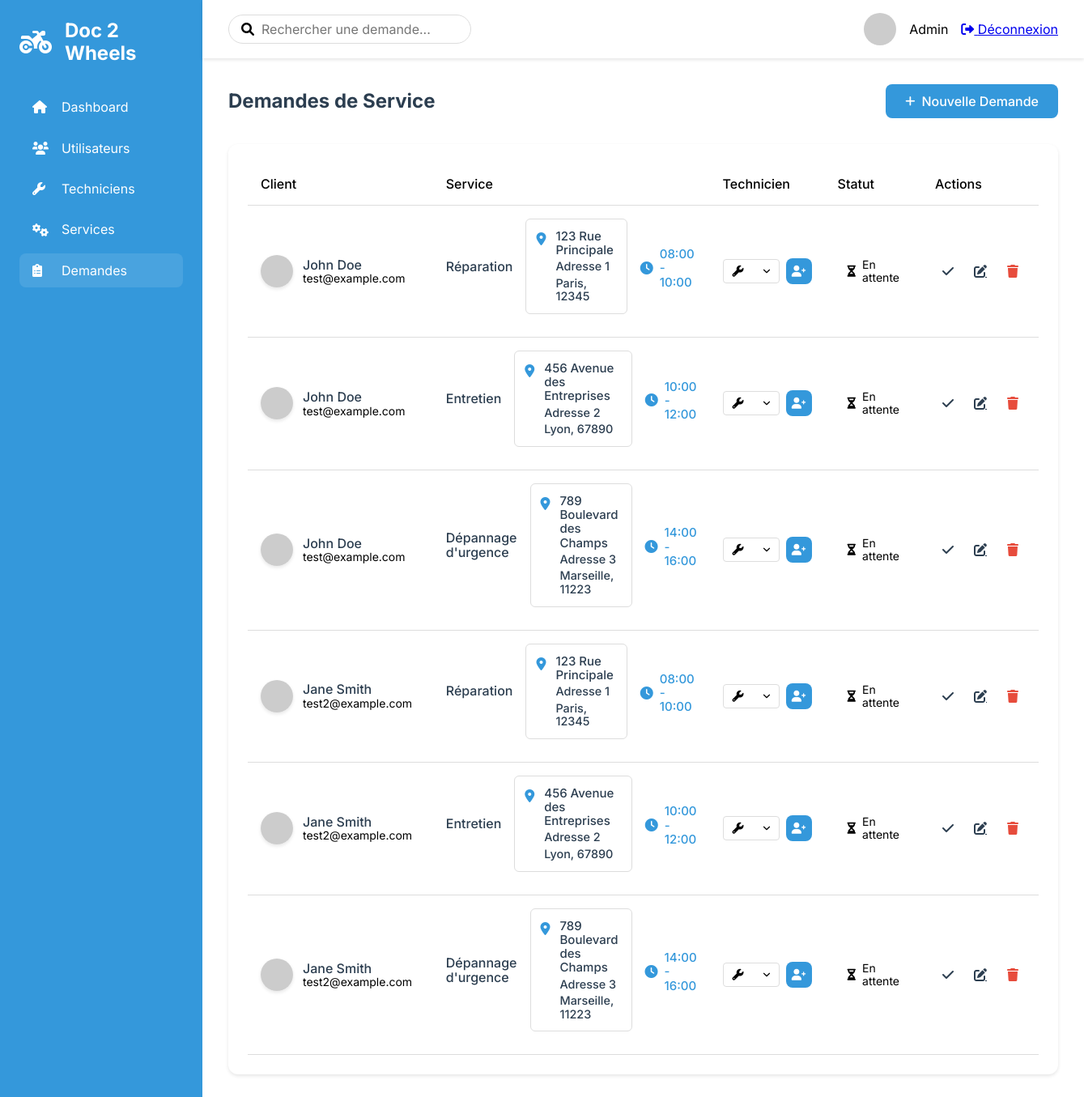
Screenshot of /admin/service_requests (signed in) with the database file from the repository.
### tables this page shows
CREATE TABLE service_requests (
    id INT AUTO_INCREMENT PRIMARY KEY,
    user_id INT NOT NULL,
    service_id INT NOT NULL,
    location_id INT NOT NULL,
    time_slot_id INT NOT NULL,
    technician_id INT,
    description TEXT,
    completed TINYINT DEFAULT 0,
    vehicle_type ENUM('scooter', 'moto') NOT NULL,
    created_at TIMESTAMP DEFAULT CURRENT_TIMESTAMP,
    FOREIGN KEY (user_id) REFERENCES users(id),
    FOREIGN KEY (service_id) REFERENCES services(id),
    FOREIGN KEY (location_id) REFERENCES locations(id),
    FOREIGN KEY (time_slot_id) REFERENCES time_slots(id),
    FOREIGN KEY (technician_id) REFERENCES technicians(id)
);

CREATE TABLE users (
    id INT AUTO_INCREMENT PRIMARY KEY,
    name VARCHAR(255) NOT NULL,
    email VARCHAR(255) NOT NULL UNIQUE,
    username VARCHAR(255) NOT NULL UNIQUE,
    password VARCHAR(255) NOT NULL,
    account_activation_hash VARCHAR(255),
    created_at TIMESTAMP DEFAULT CURRENT_TIMESTAMP
);

CREATE TABLE services (
    id INT AUTO_INCREMENT PRIMARY KEY,
    name VARCHAR(255) NOT NULL,
    description TEXT
);

CREATE TABLE locations (
    id INT AUTO_INCREMENT PRIMARY KEY,
    street VARCHAR(255) NOT NULL,
    address TEXT NOT NULL,
    city VARCHAR(255) NOT NULL,
    postal_code VARCHAR(10) NOT NULL
);

CREATE TABLE time_slots (
    id INT AUTO_INCREMENT PRIMARY KEY,
    time_range VARCHAR(255) NOT NULL
);

### src/Views/admin/service_requests/index.view.php (the view, shortened to what the rows shown need)
<!DOCTYPE html>
<html lang="fr">
<head>
    <link rel="stylesheet" href="../../../../sass/dist/css/main.css">
    <link rel="stylesheet" href="https://cdnjs.cloudflare.com/ajax/libs/font-awesome/6.0.0/css/all.min.css">
</head>
<body class="admin-layout">
    <main class="admin-main">
        <div class="admin-content">
            <div class="content-header">
                <h1>Demandes de Service</h1>
            </div>
            <div class="card">
                <div class="table-responsive">
                    <table class="table">
                        <thead>
                            <tr>
                                <th>Client</th>
                                <th>Service</th>
                                <th>Technicien</th>
                                <th>Statut</th>
                                <th>Actions</th>
                            </tr>
                        </thead>
                        <tbody>
                            <?php foreach ($service_requests as $request): ?>
                                <tr>
                                    <td>
                                        <div class="client-info">
                                            <img src="https://ui-avatars.com/api/?name=<?= urlencode($request->user_name) ?>&background=random"
                                                 alt="<?= $request->user_name ?>">
                                            <div>
                                                <span class="name"><?= $request->user_name ?></span>
                                                <span class="email"><?= $request->user_email ?></span>
                                            </div>
                                        </div>
                                    </td>
                                    <td>
                                        <div class="service-info">
                                            <span class="service-name"><?= $request->service_name ?></span>
                                            <div class="location">
                                                <i class="fas fa-map-marker-alt"></i>
                                                <div class="location-details">
                                                    <span class="street"><?= $request->location_street ?></span>
                                                    <?php if ($request->location_address): ?>
                                                        <span class="address"><?= $request->location_address ?></span>
                                                    <?php endif; ?>
                                                    <span class="city-code"><?= $request->location_city ?>, <?= $request->location_postal_code ?></span>
                                                </div>
                                            </div>
                                            <div class="time-slot">
                                                <i class="fas fa-clock"></i>
                                                <?= $request->time_range ?>
                                            </div>
                                        </div>
                                    </td>
                                    <td>
                                        <div class="technician-assignment">
                                            <form method="post" action="/admin/service_requests/assign_technician/<?= $request->id ?>"
                                                  class="tech-assign-form">
                                                <div class="select-wrapper">
                                                    <select name="technician_id" class="form-control">
                                                        <option value="">Choisir un technicien</option>
                                                    </select>
                                                </div>
                                                <button type="submit" class="btn btn-sm btn-primary">
                                                    <i class="fas fa-user-plus"></i>
                                                </button>
                                            </form>
                                        </div>
                                    </td>
                                    <td>
                                    <span class="status-badge <?= $request->completed ? 'completed' : ($request->technician_id ? 'pending' : 'waiting') ?>">
                                        <i class="fas <?= $request->completed ? 'fa-check-circle' : ($request->technician_id ? 'fa-clock' : 'fa-hourglass-half') ?>"></i>
                                        <?= $request->completed ? 'Terminé' : ($request->technician_id ? 'En cours' : 'En attente') ?>
                                    </span>
                                    </td>
                                    <td>
                                        <div class="actions">
                                            <?php if (!$request->completed): ?>
                                                <form method="post" action="/admin/service_requests/complete/<?= $request->id ?>"
                                                      class="action-form">
                                                    <button type="submit" class="btn-icon success" title="Marquer comme terminé">
                                                        <i class="fas fa-check"></i>
                                                    </button>
                                                </form>
                                            <?php endif; ?>
                                            <a href="/admin/service_requests/edit/<?= $request->id ?>"
                                               class="btn-icon" title="Modifier">
                                                <i class="fas fa-edit"></i>
                                            </a>
                                            <form method="post" action="/admin/service_requests/delete/<?= $request->id ?>"
                                                  class="action-form"
                                                  onsubmit="return confirm('Êtes-vous sûr de vouloir supprimer cette demande ?');">
                                                <button type="submit" class="btn-icon delete" title="Supprimer">
                                                    <i class="fas fa-trash"></i>
                                                </button>
                                            </form>
                                        </div>
                                    </td>
                                </tr>
                            <?php endforeach; ?>
                        </tbody>
                    </table>
                </div>
            </div>
        </div>
    </main>
</body>
</html>

### rows the page displays
service_requests: user.name "John Doe", user.email "test@example.com", service.name "Réparation", location.street "123 Rue Principale", location.address "Adresse 1", location.city "Paris", location.postal_code "12345", time_slot.time_range "08:00 - 10:00", completed 0 (drawn)
service_requests: user.name "John Doe", user.email "test@example.com", service.name "Entretien", location.street "456 Avenue des Entreprises", location.address "Adresse 2", location.city "Lyon", location.postal_code "67890", time_slot.time_range "10:00 - 12:00", completed 0 (drawn)
service_requests: user.name "John Doe", user.email "test@example.com", service.name "Dépannage d'urgence", location.street "789 Boulevard des Champs", location.address "Adresse 3", location.city "Marseille", location.postal_code "11223", time_slot.time_range "14:00 - 16:00", completed 0 (drawn)
service_requests: user.name "Jane Smith", user.email "test2@example.com", service.name "Réparation", location.street "123 Rue Principale", location.address "Adresse 1", location.city "Paris", location.postal_code "12345", time_slot.time_range "08:00 - 10:00", completed 0 (drawn)
service_requests: user.name "Jane Smith", user.email "test2@example.com", service.name "Entretien", location.street "456 Avenue des Entreprises", location.address "Adresse 2", location.city "Lyon", location.postal_code "67890", time_slot.time_range "10:00 - 12:00", completed 0 (drawn)
service_requests: user.name "Jane Smith", user.email "test2@example.com", service.name "Dépannage d'urgence", location.street "789 Boulevard des Champs", location.address "Adresse 3", location.city "Marseille", location.postal_code "11223", time_slot.time_range "14:00 - 16:00", completed 0 (drawn)
